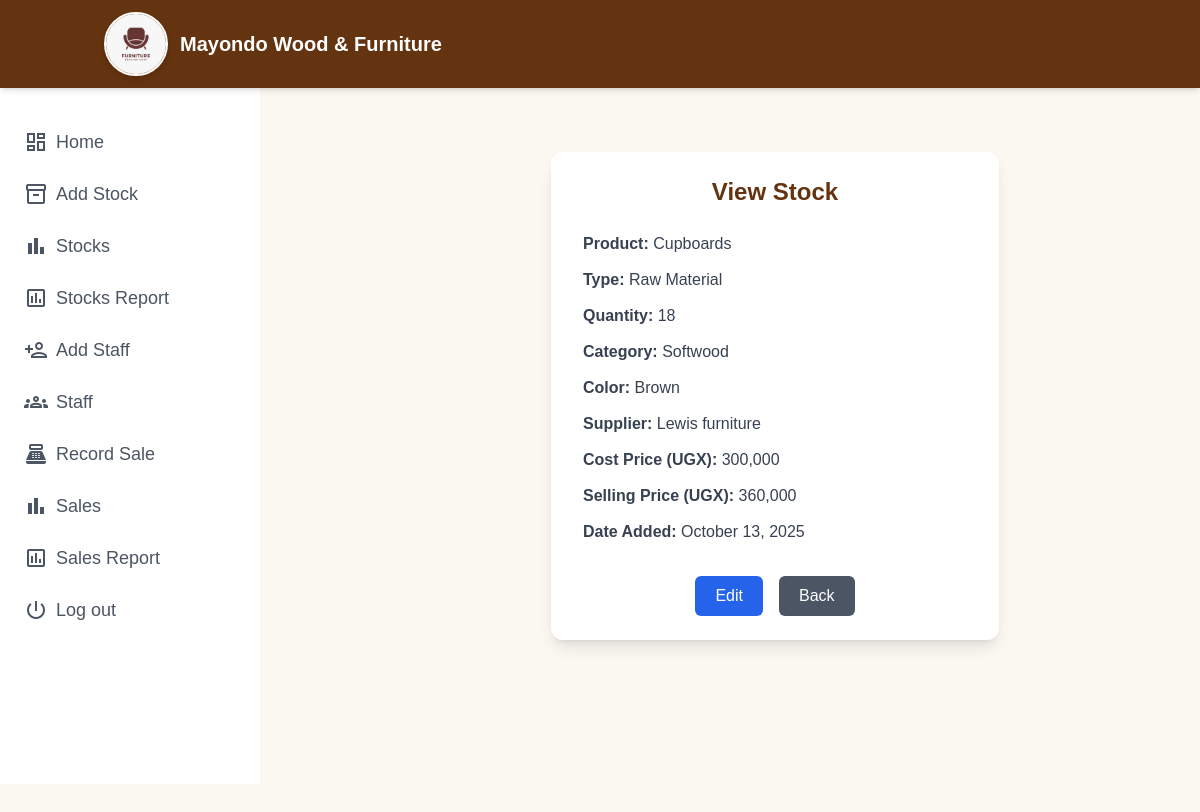
The app's page /viewstocks/8/ (signed in) with its own data.
### mwfapp/models.py (models this page shows, shortened)
class Stock(models.Model):
    name = models.CharField(max_length=100)
    type = models.CharField(max_length=50)
    quantity = models.IntegerField()
    category = models.CharField(max_length=50)
    color = models.CharField(max_length=50)
    cost_price = models.DecimalField(max_digits=10, decimal_places=0, default=0)
    selling_price = models.DecimalField(max_digits=10, decimal_places=0)
    supplier = models.CharField(max_length=100)
    date_added = models.DateField(default=timezone.now)

### mwfapp/views.py (the view)
# urls.py: path("viewstocks/<str:stock_id>/", views.viewStocks, name="viewStocks"),
@login_required(login_url="/login/")
def viewStocks(request, stock_id):
    stock = Stock.objects.get(id=stock_id)
    return render(request, "viewstocks.html", {"stock": stock})

### mwfapp/templates/viewstocks.html (shortened to what this page needs)
{% extends 'base.html' %}
{% load static %}
{% load humanize %}
{% block content %}
<div class="flex">
  <main class="flex-1 ml-[150px] p-8 bg-[var(--cream)] min-h-screen">
    <div class="bg-white px-8 py-6 rounded-xl shadow-lg max-w-md mx-auto">
      <h1 class="text-2xl text-[#643310] font-bold mb-6 text-center">View Stock</h1>
      <div class="space-y-3 text-gray-700">
        <p><b>Product:</b> {{ stock.name }}</p>
        <p><b>Type:</b> {{ stock.type }}</p>
        <p><b>Quantity:</b> {{ stock.quantity }}</p>
        <p><b>Category:</b> {{ stock.category }}</p>
        <p><b>Color:</b> {{ stock.color }}</p>
        <p><b>Supplier:</b> {{ stock.supplier }}</p>
        <p><b>Cost Price (UGX):</b> {{ stock.cost_price|intcomma }}</p>
        <p><b>Selling Price (UGX):</b> {{ stock.selling_price|intcomma }}</p>
        <p><b>Date Added:</b> {{ stock.date_added|date:"F j, Y" }}</p>
      </div>
      <div class="mt-8 flex gap-4 justify-center">
        <a href="{% url 'editStocks' stock.id %}" class="px-5 py-2 bg-blue-600 text-white rounded-md hover:bg-blue-700 transition">Edit</a>
        <a href="{% url 'stocksPage' %}" class="px-5 py-2 bg-gray-600 text-white rounded-md hover:bg-gray-700 transition">Back</a>
      </div>
    </div>
  </main>
</div>
{% endblock %}

### mwfapp/static/css/dashboard.css (style rules this page uses)
:root { --bg: #0f0f0f; --ink: #222222; --cream: #fbf7f1; --tan: #ead9c4; --walnut: #6b4f3b; --mahogany: #ebc6ad; --charcoal: #1e1e1e; --gold: #c7a564; --muted: #777; --radius: 18px; --shadow: 0 10px 30px rgba(0, 0, 0, 0.15); --header-height: 4rem; --sidebar-width: 240px; }
body { font-family: Poppins, sans-serif; background-color: var(--cream); color: #2b241f; }

### records on screen
Stock: name "Cupboards", type "Raw Material", quantity "18", category "Softwood", color "Brown", supplier "Lewis furniture", cost_price "300,000", selling_price "360,000", date_added "October 13, 2025"
